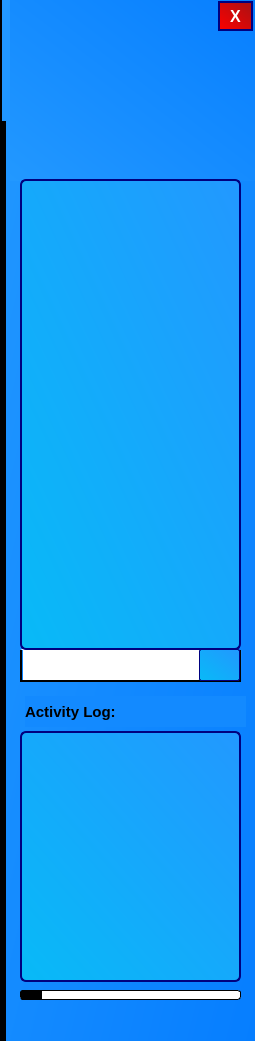
   <widget class="QFrame" name="frame">
    <property name="geometry">
     <rect>
      <x>1665</x>
      <y>0</y>
      <width>255</width>
      <height>1041</height>
     </rect>
    </property>
    <property name="styleSheet">
     <string notr="true">
QFrame
{
 background-color:qlineargradient(spread:pad, x1:1, y1:1, x2:0, y2:0, stop:0 rgb(6, 126, 255), stop:1 rgb(34, 152, 255));
  color: black; 
/* border: 1px solid black; */
}

QWidget:pressed {
    background-color: rgb(107, 207, 255);
}
Line
{
background-color: qlineargradient(spread:pad, x1:0, y1:0, x2:1, y2:1, stop:0 rgb(0, 150, 255), stop:1 rgb(201, 241, 255));
}</string>
    </property>
    <widget class="QListWidget" name="activityLog">
     <property name="geometry">
      <rect>
       <x>20</x>
       <y>731</y>
       <width>221</width>
       <height>251</height>
      </rect>
     </property>
     <property name="font">
      <font>
       <pointsize>10</pointsize>
       <weight>50</weight>
       <italic>true</italic>
       <bold>false</bold>
      </font>
     </property>
     <property name="styleSheet">
      <string notr="true">QListWidget
{
alternate-background-color:  qlineargradient(spread:pad, x1:0, y1:0, x2:1, y2:0, stop:0 rgb(0, 145, 255), stop:1 rgb(35, 112, 255));
border: 2px solid rgb(0, 0, 127);
 background-color:qlineargradient(spread:pad, x1:0, y1:1, x2:1, y2:0, stop:0 rgb(8, 186, 247), stop:1 rgb(34, 152, 255));
border-radius: 6px;

}
</string>
     </property>
     <property name="frameShape">
      <enum>QFrame::Box</enum>
     </property>
     <property name="frameShadow">
      <enum>QFrame::Plain</enum>
     </property>
     <property name="lineWidth">
      <number>2</number>
     </property>
     <property name="midLineWidth">
      <number>5</number>
     </property>
     <property name="autoScrollMargin">
      <number>6</number>
     </property>
     <property name="editTriggers">
      <set>QAbstractItemView::NoEditTriggers</set>
     </property>
     <property name="alternatingRowColors">
      <bool>true</bool>
     </property>
     <property name="selectionMode">
      <enum>QAbstractItemView::NoSelection</enum>
     </property>
     <property name="selectionBehavior">
      <enum>QAbstractItemView::SelectRows</enum>
     </property>
    </widget>
    <widget class="QLabel" name="label">
     <property name="geometry">
      <rect>
       <x>25</x>
       <y>696</y>
       <width>221</width>
       <height>31</height>
      </rect>
     </property>
     <property name="font">
      <font>
       <pointsize>11</pointsize>
       <weight>75</weight>
       <bold>true</bold>
      </font>
     </property>
     <property name="styleSheet">
      <string notr="true">color: black;
background-color: rgb(19, 138, 255);</string>
     </property>
     <property name="text">
      <string>Activity Log:</string>
     </property>
    </widget>
    <widget class="QTableWidget" name="layersList">
     <property name="geometry">
      <rect>
       <x>20</x>
       <y>179</y>
       <width>221</width>
       <height>471</height>
      </rect>
     </property>
     <property name="sizePolicy">
      <sizepolicy hsizetype="Fixed" vsizetype="Expanding">
       <horstretch>5</horstretch>
       <verstretch>0</verstretch>
      </sizepolicy>
     </property>
     <property name="font">
      <font>
       <family>Comic Sans MS</family>
       <pointsize>13</pointsize>
       <weight>50</weight>
       <bold>false</bold>
      </font>
     </property>
     <property name="toolTip">
      <string>Layers list</string>
     </property>
     <property name="styleSheet">
      <string notr="true">QTableWidget
{
alternate-background-color:  qlineargradient(spread:pad, x1:0, y1:0, x2:1, y2:0, stop:0 rgb(0, 145, 255), stop:1 rgb(35, 112, 255));
border: 2px solid rgb(0, 0, 127);
 background-color: qlineargradient(spread:pad, x1:0, y1:1, x2:1, y2:0, stop:0 rgb(8, 186, 247), stop:1 rgb(34, 152, 255));
border-radius: 6px;
}
</string>
     </property>
     <property name="frameShape">
      <enum>QFrame::Box</enum>
     </property>
     <property name="frameShadow">
      <enum>QFrame::Plain</enum>
     </property>
     <property name="lineWidth">
      <number>2</number>
     </property>
     <property name="horizontalScrollBarPolicy">
      <enum>Qt::ScrollBarAlwaysOff</enum>
     </property>
     <property name="editTriggers">
      <set>QAbstractItemView::DoubleClicked</set>
     </property>
     <property name="alternatingRowColors">
      <bool>false</bool>
     </property>
     <property name="selectionMode">
      <enum>QAbstractItemView::ExtendedSelection</enum>
     </property>
     <property name="selectionBehavior">
      <enum>QAbstractItemView::SelectRows</enum>
     </property>
     <property name="showGrid">
      <bool>false</bool>
     </property>
     <property name="gridStyle">
      <enum>Qt::NoPen</enum>
     </property>
     <property name="wordWrap">
      <bool>false</bool>
     </property>
     <property name="cornerButtonEnabled">
      <bool>false</bool>
     </property>
    </widget>
    <widget class="QPushButton" name="createGroupButton">
     <property name="geometry">
      <rect>
       <x>199</x>
       <y>649</y>
       <width>41</width>
       <height>32</height>
      </rect>
     </property>
     <property name="toolTip">
      <string>Grouping Tool</string>
     </property>
     <property name="styleSheet">
      <string notr="true">QPushButton
{
 background-color:qlineargradient(spread:pad, x1:0, y1:1, x2:1, y2:0, stop:0 rgb(8, 186, 247), stop:1 rgb(34, 152, 255));
border: 1px solid rgb(0, 0, 127);
border-radius: 2px;

}
QPushButton:pressed
{
background-color: qlineargradient(spread:pad, x1:1, y1:1, x2:0, y2:1, stop:0 rgb(0, 170, 255), stop:1 rgb(107, 221, 255));
border: 1px solid rgb(0, 0, 127);
}
</string>
     </property>
     <property name="text">
      <string/>
     </property>
     <property name="iconSize">
      <size>
       <width>30</width>
       <height>30</height>
      </size>
     </property>
     <property name="flat">
      <bool>false</bool>
     </property>
    </widget>
    <widget class="QLineEdit" name="groupNameLabel">
     <property name="geometry">
      <rect>
       <x>20</x>
       <y>649</y>
       <width>181</width>
       <height>31</height>
      </rect>
     </property>
     <property name="font">
      <font>
       <pointsize>11</pointsize>
      </font>
     </property>
     <property name="styleSheet">
      <string notr="true">QLineEdit
{
border-color: 2px solid black;
border-radius: 3px;

}</string>
     </property>
     <property name="clearButtonEnabled">
      <bool>true</bool>
     </property>
    </widget>
    <widget class="Line" name="line_9">
     <property name="geometry">
      <rect>
       <x>239</x>
       <y>650</y>
       <width>3</width>
       <height>31</height>
      </rect>
     </property>
     <property name="frameShadow">
      <enum>QFrame::Plain</enum>
     </property>
     <property name="lineWidth">
      <number>2</number>
     </property>
     <property name="orientation">
      <enum>Qt::Vertical</enum>
     </property>
    </widget>
    <widget class="Line" name="line_10">
     <property name="geometry">
      <rect>
       <x>20</x>
       <y>650</y>
       <width>3</width>
       <height>31</height>
      </rect>
     </property>
     <property name="frameShadow">
      <enum>QFrame::Plain</enum>
     </property>
     <property name="lineWidth">
      <number>2</number>
     </property>
     <property name="orientation">
      <enum>Qt::Vertical</enum>
     </property>
    </widget>
    <widget class="Line" name="line_11">
     <property name="geometry">
      <rect>
       <x>20</x>
       <y>680</y>
       <width>221</width>
       <height>2</height>
      </rect>
     </property>
     <property name="frameShadow">
      <enum>QFrame::Plain</enum>
     </property>
     <property name="lineWidth">
      <number>2</number>
     </property>
     <property name="orientation">
      <enum>Qt::Horizontal</enum>
     </property>
    </widget>
    <widget class="QProgressBar" name="progressBar">
     <property name="geometry">
      <rect>
       <x>20</x>
       <y>990</y>
       <width>221</width>
       <height>10</height>
      </rect>
     </property>
     <property name="styleSheet">
      <string notr="true">QProgressBar:horizontal {
border: 1px solid black;
border-radius: 3px;
background:rgb(255, 255, 255);
padding: 0px black;
}
QProgressBar::chunk:horizontal {
background:rgb(0, 0, 0);
}</string>
     </property>
     <property name="value">
      <number>10</number>
     </property>
     <property name="textVisible">
      <bool>false</bool>
     </property>
     <property name="orientation">
      <enum>Qt::Horizontal</enum>
     </property>
     <property name="invertedAppearance">
      <bool>false</bool>
     </property>
     <property name="textDirection">
      <enum>QProgressBar::TopToBottom</enum>
     </property>
    </widget>
    <widget class="QPushButton" name="exitButton">
     <property name="geometry">
      <rect>
       <x>218</x>
       <y>1</y>
       <width>35</width>
       <height>30</height>
      </rect>
     </property>
     <property name="font">
      <font>
       <pointsize>12</pointsize>
       <weight>75</weight>
       <bold>true</bold>
      </font>
     </property>
     <property name="toolTip">
      <string>Undo</string>
     </property>
     <property name="styleSheet">
      <string notr="true">QPushButton
{
 background-color:qlineargradient(spread:pad, x1:0, y1:1, x2:1, y2:0, stop:0 rgb(255, 0, 0), stop:1 rgb(165, 18, 20));
border: 2px solid rgb(0, 0, 127);
color: white;
}
QPushButton:pressed
{
background-color: qlineargradient(spread:pad, x1:0, y1:1, x2:1, y2:0, stop:0 rgb(255, 0, 0), stop:1 rgb(245, 20, 24));
border: 1px solid rgb(0, 0, 127);
}
</string>
     </property>
     <property name="text">
      <string>X</string>
     </property>
     <property name="iconSize">
      <size>
       <width>28</width>
       <height>28</height>
      </size>
     </property>
     <property name="flat">
      <bool>true</bool>
     </property>
    </widget>
    <widget class="Line" name="line_20">
     <property name="geometry">
      <rect>
       <x>0</x>
       <y>121</y>
       <width>6</width>
       <height>1665</height>
      </rect>
     </property>
     <property name="frameShadow">
      <enum>QFrame::Plain</enum>
     </property>
     <property name="lineWidth">
      <number>6</number>
     </property>
     <property name="orientation">
      <enum>Qt::Vertical</enum>
     </property>
    </widget>
    <widget class="Line" name="line_6">
     <property name="geometry">
      <rect>
       <x>0</x>
       <y>0</y>
       <width>2</width>
       <height>131</height>
      </rect>
     </property>
     <property name="autoFillBackground">
      <bool>false</bool>
     </property>
     <property name="frameShadow">
      <enum>QFrame::Plain</enum>
     </property>
     <property name="lineWidth">
      <number>5</number>
     </property>
     <property name="orientation">
      <enum>Qt::Vertical</enum>
     </property>
    </widget>
    <widget class="QLabel" name="logoLabel">
     <property name="geometry">
      <rect>
       <x>10</x>
       <y>-10</y>
       <width>251</width>
       <height>191</height>
      </rect>
     </property>
     <property name="styleSheet">
      <string notr="true"> background-color:qlineargradient(spread:pad, x1:1, y1:0, x2:0, y2:1, stop:0 rgb(6, 126, 255), stop:1 rgb(34, 152, 255));
</string>
     </property>
     <property name="text">
      <string/>
     </property>
     <property name="margin">
      <number>20</number>
     </property>
    </widget>
    <zorder>activityLog</zorder>
    <zorder>label</zorder>
    <zorder>groupNameLabel</zorder>
    <zorder>line_9</zorder>
    <zorder>line_10</zorder>
    <zorder>line_11</zorder>
    <zorder>createGroupButton</zorder>
    <zorder>progressBar</zorder>
    <zorder>line_20</zorder>
    <zorder>line_6</zorder>
    <zorder>logoLabel</zorder>
    <zorder>exitButton</zorder>
    <zorder>layersList</zorder>
   </widget>
